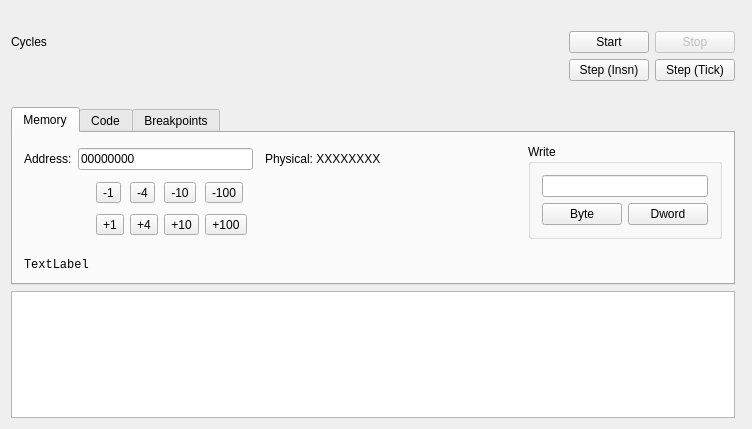
<?xml version="1.0" encoding="UTF-8"?>
<ui version="4.0">
 <class>MainWindow</class>
 <widget class="QMainWindow" name="MainWindow">
  <property name="geometry">
   <rect>
    <x>0</x>
    <y>0</y>
    <width>752</width>
    <height>429</height>
   </rect>
  </property>
  <property name="windowTitle">
   <string>MainWindow</string>
  </property>
  <widget class="QWidget" name="centralWidget">
   <layout class="QGridLayout" name="gridLayout">
    <item row="1" column="0">
     <widget class="QLabel" name="cycleCounter">
      <property name="text">
       <string>Cycles</string>
      </property>
     </widget>
    </item>
    <item row="4" column="0" colspan="5">
     <widget class="QTabWidget" name="tabWidget">
      <property name="currentIndex">
       <number>0</number>
      </property>
      <widget class="QWidget" name="tab">
       <attribute name="title">
        <string>Memory</string>
       </attribute>
       <layout class="QGridLayout" name="gridLayout_4">
        <item row="1" column="4">
         <widget class="QToolButton" name="memorySub1">
          <property name="text">
           <string>-1</string>
          </property>
         </widget>
        </item>
        <item row="1" column="7">
         <widget class="QToolButton" name="memorySub100">
          <property name="text">
           <string>-100</string>
          </property>
         </widget>
        </item>
        <item row="2" column="5">
         <widget class="QToolButton" name="memoryAdd4">
          <property name="text">
           <string>+4</string>
          </property>
         </widget>
        </item>
        <item row="0" column="1" colspan="8">
         <widget class="QLineEdit" name="memoryViewAddress">
          <property name="text">
           <string>00000000</string>
          </property>
         </widget>
        </item>
        <item row="1" column="6">
         <widget class="QToolButton" name="memorySub10">
          <property name="text">
           <string>-10</string>
          </property>
         </widget>
        </item>
        <item row="3" column="5">
         <spacer name="verticalSpacer_2">
          <property name="orientation">
           <enum>Qt::Vertical</enum>
          </property>
          <property name="sizeHint" stdset="0">
           <size>
            <width>20</width>
            <height>40</height>
           </size>
          </property>
         </spacer>
        </item>
        <item row="1" column="5">
         <widget class="QToolButton" name="memorySub4">
          <property name="text">
           <string>-4</string>
          </property>
         </widget>
        </item>
        <item row="2" column="6">
         <widget class="QToolButton" name="memoryAdd10">
          <property name="text">
           <string>+10</string>
          </property>
         </widget>
        </item>
        <item row="0" column="0">
         <widget class="QLabel" name="label_2">
          <property name="text">
           <string>Address:</string>
          </property>
         </widget>
        </item>
        <item row="4" column="0" colspan="13">
         <widget class="QLabel" name="memoryViewLabel">
          <property name="font">
           <font>
            <family>Courier New</family>
           </font>
          </property>
          <property name="text">
           <string>TextLabel</string>
          </property>
         </widget>
        </item>
        <item row="2" column="4">
         <widget class="QToolButton" name="memoryAdd1">
          <property name="text">
           <string>+1</string>
          </property>
         </widget>
        </item>
        <item row="0" column="10">
         <widget class="QLabel" name="physicalAddressLabel">
          <property name="text">
           <string>Physical: XXXXXXXX</string>
          </property>
         </widget>
        </item>
        <item row="2" column="7">
         <widget class="QToolButton" name="memoryAdd100">
          <property name="text">
           <string>+100</string>
          </property>
         </widget>
        </item>
        <item row="0" column="12" rowspan="3">
         <widget class="QGroupBox" name="groupBox_2">
          <property name="title">
           <string>Write</string>
          </property>
          <layout class="QGridLayout" name="gridLayout_5">
           <item row="1" column="1">
            <widget class="QPushButton" name="writeDwordButton">
             <property name="text">
              <string>Dword</string>
             </property>
            </widget>
           </item>
           <item row="1" column="0">
            <widget class="QPushButton" name="writeByteButton">
             <property name="text">
              <string>Byte</string>
             </property>
            </widget>
           </item>
           <item row="0" column="0" colspan="2">
            <widget class="QLineEdit" name="memoryWriteValue"/>
           </item>
          </layout>
         </widget>
        </item>
        <item row="0" column="11">
         <spacer name="horizontalSpacer_2">
          <property name="orientation">
           <enum>Qt::Horizontal</enum>
          </property>
          <property name="sizeHint" stdset="0">
           <size>
            <width>40</width>
            <height>20</height>
           </size>
          </property>
         </spacer>
        </item>
       </layout>
      </widget>
      <widget class="QWidget" name="tab_2">
       <attribute name="title">
        <string>Code</string>
       </attribute>
       <layout class="QVBoxLayout" name="verticalLayout">
        <item>
         <widget class="QLabel" name="codeLabel">
          <property name="font">
           <font>
            <family>Courier New</family>
           </font>
          </property>
          <property name="text">
           <string>TextLabel</string>
          </property>
         </widget>
        </item>
       </layout>
      </widget>
      <widget class="QWidget" name="tab_3">
       <attribute name="title">
        <string>Breakpoints</string>
       </attribute>
       <layout class="QGridLayout" name="gridLayout_2">
        <item row="0" column="1">
         <widget class="QGroupBox" name="groupBox">
          <property name="title">
           <string>Edit</string>
          </property>
          <layout class="QGridLayout" name="gridLayout_3">
           <item row="1" column="0">
            <widget class="QPushButton" name="addBreakButton">
             <property name="text">
              <string>Add</string>
             </property>
            </widget>
           </item>
           <item row="1" column="1">
            <widget class="QPushButton" name="removeBreakButton">
             <property name="text">
              <string>Remove</string>
             </property>
            </widget>
           </item>
           <item row="0" column="0" colspan="2">
            <widget class="QLineEdit" name="breakpointAddress">
             <property name="placeholderText">
              <string>hex address, no prefix</string>
             </property>
            </widget>
           </item>
          </layout>
         </widget>
        </item>
        <item row="1" column="1">
         <spacer name="verticalSpacer">
          <property name="orientation">
           <enum>Qt::Vertical</enum>
          </property>
          <property name="sizeHint" stdset="0">
           <size>
            <width>20</width>
            <height>40</height>
           </size>
          </property>
         </spacer>
        </item>
        <item row="0" column="0" rowspan="2">
         <widget class="QListWidget" name="breakpointsList"/>
        </item>
       </layout>
      </widget>
     </widget>
    </item>
    <item row="3" column="0" colspan="5">
     <widget class="QLabel" name="regsLabel">
      <property name="font">
       <font>
        <family>Courier New</family>
       </font>
      </property>
      <property name="text">
       <string/>
      </property>
     </widget>
    </item>
    <item row="1" column="3">
     <widget class="QPushButton" name="startButton">
      <property name="text">
       <string>Start</string>
      </property>
     </widget>
    </item>
    <item row="2" column="4">
     <widget class="QPushButton" name="stepTickButton">
      <property name="text">
       <string>Step (Tick)</string>
      </property>
     </widget>
    </item>
    <item row="0" column="0" colspan="6">
     <widget class="QLabel" name="screen">
      <property name="focusPolicy">
       <enum>Qt::ClickFocus</enum>
      </property>
      <property name="text">
       <string/>
      </property>
     </widget>
    </item>
    <item row="2" column="3">
     <widget class="QPushButton" name="stepInsnButton">
      <property name="text">
       <string>Step (Insn)</string>
      </property>
     </widget>
    </item>
    <item row="1" column="2">
     <spacer name="horizontalSpacer">
      <property name="orientation">
       <enum>Qt::Horizontal</enum>
      </property>
      <property name="sizeHint" stdset="0">
       <size>
        <width>40</width>
        <height>20</height>
       </size>
      </property>
     </spacer>
    </item>
    <item row="1" column="4">
     <widget class="QPushButton" name="stopButton">
      <property name="enabled">
       <bool>false</bool>
      </property>
      <property name="text">
       <string>Stop</string>
      </property>
     </widget>
    </item>
    <item row="5" column="0" colspan="5">
     <widget class="QPlainTextEdit" name="logView"/>
    </item>
   </layout>
  </widget>
 </widget>
 <layoutdefault spacing="6" margin="11"/>
 <resources/>
 <connections/>
</ui>
